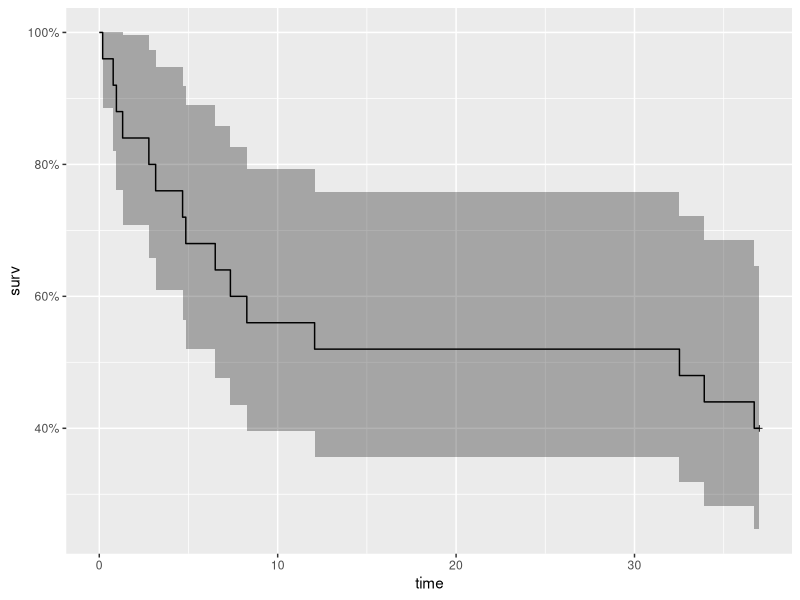
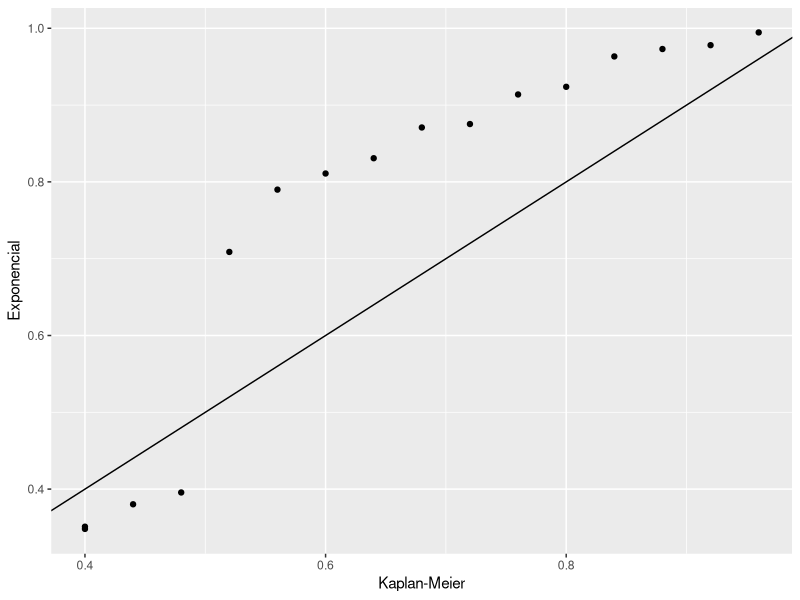
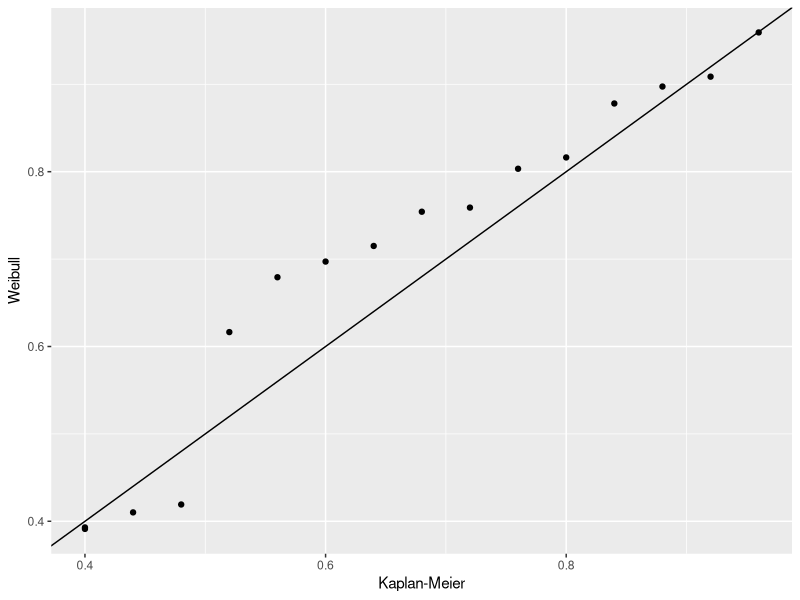
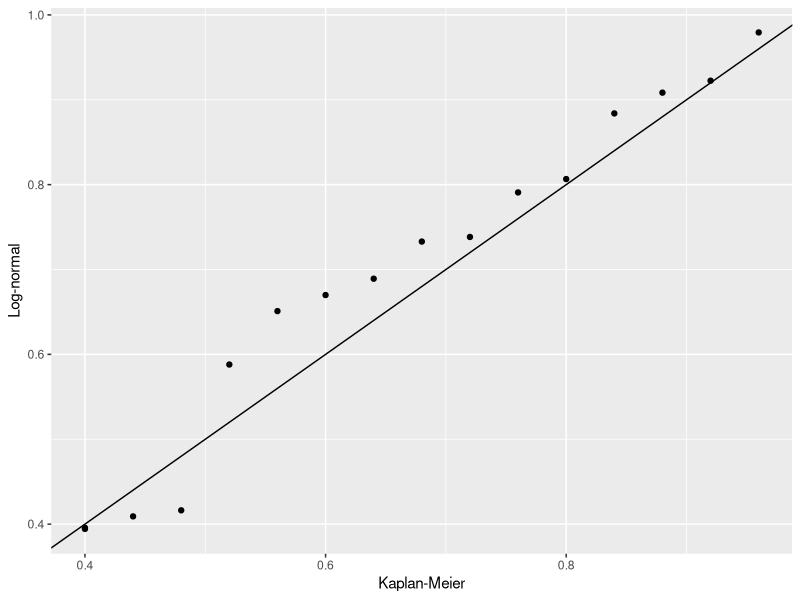

Here is the R script that generated these plots, in order:
library(tidyverse)
library(survival)
library(ggplot2)
library(ggfortify)
library(ranger)

# Questão 2

tempos <- c(
	0.19, 0.78, 0.96, 1.31,
	2.78, 3.16, 4.67, 4.85,
	6.5, 7.35, 8.27, 12.07,
	32.52, 33.91, 36.71, rep(37, 10)
)

cens <- c(
	rep(1, 15), rep(0, 10)
)

ekm <- survfit(Surv(tempos, cens) ~ 1)

# a)

tempo_mediano <- ((32.52 - 12.07) * 0.02) / 0.04 + 12.07

autoplot(ekm)

# b)

# c)

# Questão 3

tempos3 <- c(
	7, 34, 42, 63, 64, 74, 83, 84, 91,
	108, 112, 129, 133, 133, 139, 140, 140,
	146, 149, 154, 157, 160, 160, 165,
	173, 176, 185, 218, 225, 241, 248,
	273, 277, 279, 297, 319, 405, 417,
	420, 440, 523, 523, 583, 594, 1101,
	1116, 1146, 1226, 1349, 1412, 1417
)

cens3 <- c(
	rep(1, 5), 0, rep(1, 20),
	0, rep(1, 6), 0, 1, 0, rep(1, 5),
	0, rep(1, 3), 0, 1, 0, 0, 0, 1
)

ekm2 <- survfit(Surv(tempos3, cens3) ~ 1)

# Questão 4

tempos4 <- c(
	28, 89, 175, 195, 309, 377, 393, 421,
	447, 462, 709, 744, 770, 1106, 1206,
	34, 88, 137, 199, 280, 291, 299, 300,
	309, 351, 358, 369, 369, 370, 375, 382,
	392, 429, 451, 1119
)

cens4 <- c(
	rep(1, 5), rep(0, 4),
	1, rep(0, 5), rep(1, 6),
	0, 0, rep(1, 9), 0, 1, 0
)

grupos <- c(
	rep(1, 15), rep(2, 20)
)

ekm4 <- survfit(Surv(tempos4, cens4) ~ grupos)
survdiff(Surv(tempos4, cens4) ~ grupos, rho=0)

# Exercício 6

tempos6 <- c(
	31, 40, 43, 44, 46, 46, 47, 48,
	48, 49, 50, 50, rep(60, 8),
	48, 48, rep(49, 4), rep(50, 4),
	53, 53, rep(54, 3), rep(55, 5)
)

cens6 <- c(
	rep(1, 16), rep(0, 4),
	rep(1, 16), rep(0, 4)
)

grupos6 <- c(
	rep("A", 20),
	rep("B", 20)
)

ekm6 <- survfit(Surv(tempos6, cens6) ~ grupos6)

# a)

# Não existe diferença entre as embalagens

survdiff(Surv(tempos6, cens6) ~ grupos6)

# Exércicios 3.7

# Exercicio 1

surv_weibull <- \(t, alpha, gamma) {
	exp(-(t/alpha)^gamma)
}

# a) probabilidade do rato sobreviver sem tumos aos primeiros 30 dias
# ou 45 dias

dias_30 <- surv_weibull(30, 100, 2)
dias_45 <- surv_weibull(45, 100, 2)

# b) tempo médio

media <- 100 * gamma(3/2)

# c) tempo mediano

mediano <- 100 * sqrt(-log(0.5))

# d) taxa de falha

funcao_risco_weibull <- \(t, alpha, gamma) {
	gamma * t / (alpha ^ gamma)
}

taxafalha_30 <- funcao_risco_weibull(30, 100, 2)
taxafalha_45 <- funcao_risco_weibull(45, 100, 2)
taxafalha_60 <- funcao_risco_weibull(60, 100, 2)

# Questão 2



# Questão 3

tempos_cap3 <- c(
	0.19, 0.78, 0.96, 1.31, 2.78,
	3.16, 4.67, 4.85, 6.50, 7.35,
	8.27, 12.07, 32.52, 33.91, 36.71, rep(37, 10)
)

cens_cap3 <- c(
	rep(1, 15), rep(0, 10)
)

ajust1_exp <- survreg(
	Surv(tempos_cap3, cens_cap3) ~ 1, dist = "exponential"
)
lambda <- exp(ajust1_exp$coefficients[1])

ajust1_weibull <- survreg(
	Surv(tempos_cap3, cens_cap3) ~ 1, dist = "weibull"
)
alpha <- exp(ajust1_weibull$coefficients[1])
gama <- 1 / ajust1_weibull$scale

ajust1_lognormal <- survreg(
	Surv(tempos_cap3, cens_cap3) ~ 1, dist = "lognormal"
)

ekm_cap3_quest3 <- survfit(Surv(tempos_cap3, cens_cap3) ~ 1)
time <- ekm_cap3_quest3$time
ste <- exp(-time/lambda)
stw <- exp(-(time/alpha)^gama)
stln <- pnorm((-log(time) + ajust1_lognormal$coefficients)/ajust1_lognormal$scale)

tabela_ajustados <- tibble(
	Tempos = time,
	`Kaplan-Meier` = ekm_cap3_quest3$surv,
	Exponencial = ste,
	Weibull = stw,
	`Log-normal` = stln
)

tabela_ajustados |>
	ggplot(aes(x = `Kaplan-Meier`, y = Exponencial)) +
	geom_point() +
	geom_abline()

tabela_ajustados |>
	ggplot(aes(x = `Kaplan-Meier`, y = Weibull)) +
	geom_point() +
	geom_abline()

# a melhor foi a log-normal.

tabela_ajustados |>
	ggplot(aes(x = `Kaplan-Meier`, y = `Log-normal`)) +
	geom_point() +
	geom_abline()
